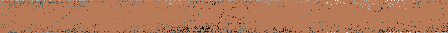
#> input picture level_generator/tilemap.png, 448 x 33 px
$ python Graphics2.2.py
#> lines starting #> are read from the running program, lines starting #| are printed output that depends on the picture
from PIL import Image
import random

# variables
img = Image.open('tilemap.png')
#> img is the input picture: PIL image 448x33 RGBA; mean R, G, B, A 178.4, 120.2, 87.3, 255
tiles = []
tile_size = 32
height = 30
width = 60

# used loop to find position of individual tiles from sprite sheet
for i in range(38):
    current_tile = [0, 0, 32, 32]
    current_tile[0] = i * tile_size
    current_tile[2] = i * tile_size + tile_size
    tiles.append(current_tile)

# background image to place my tiles in
map = Image.new('RGB', (width * tile_size, height * tile_size))
#> map: PIL image 1920x960 RGB; every value is 0

# placement of tiles in the map
for x in range(width):
    for y in range(height):
        rand_tile_id = random.randrange(0, len(tiles))
        current_tile = [0, 0]
        current_tile[0] = x * tile_size
        current_tile[1] = y * tile_size
        map.paste(img.crop(tiles[rand_tile_id]), current_tile)
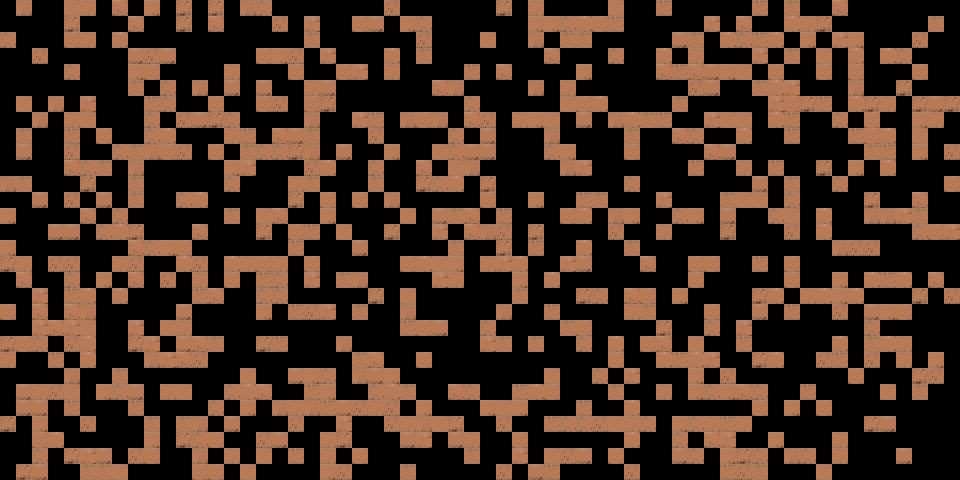
#> map: PIL image 1920x960 RGB (shown at 1/2 size); mean R, G, B 67.4, 45.3, 32.9
map.show()
